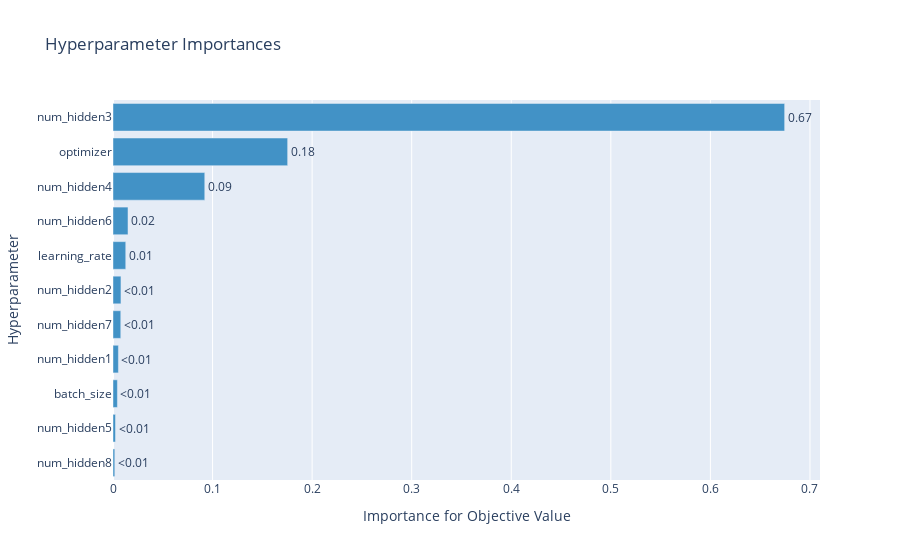
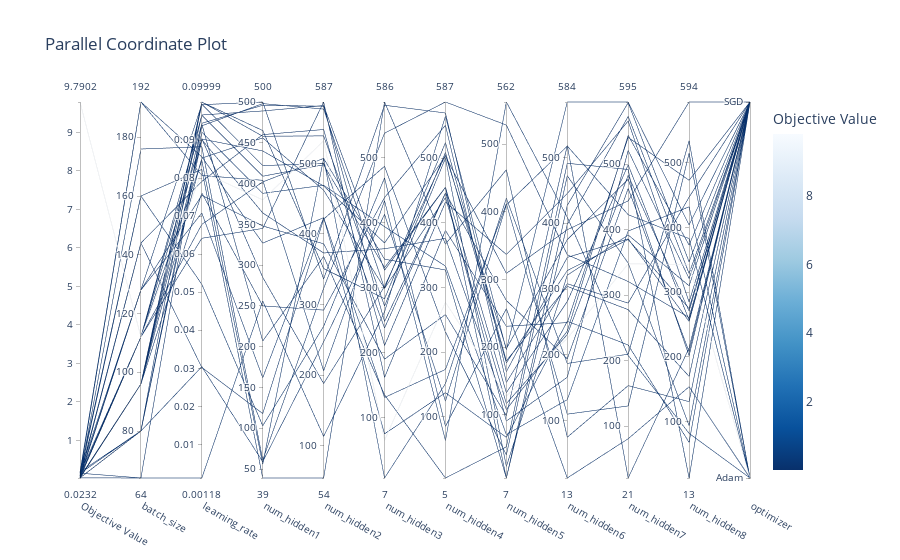
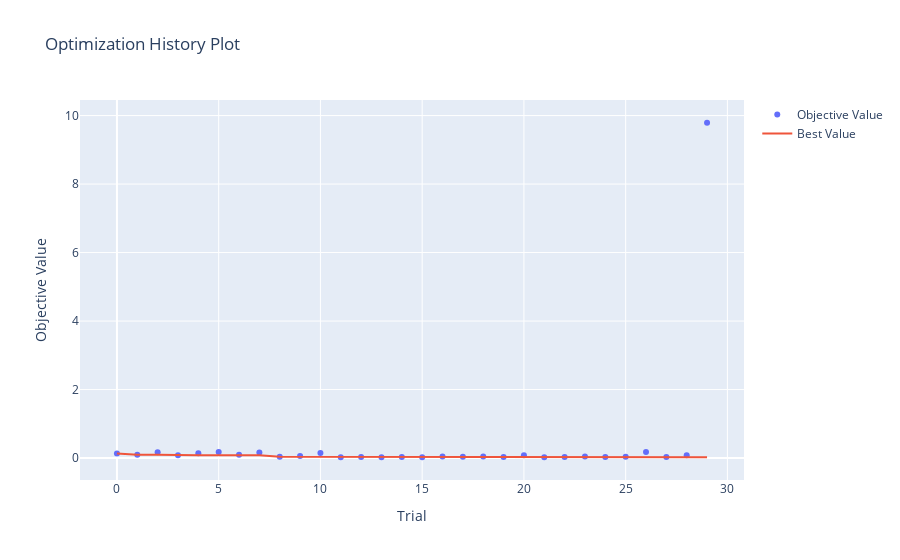

Notebook source saved alongside these figures, in order:
### Code cell
display(optuna.visualization.plot_param_importances(study))
display(optuna.visualization.plot_parallel_coordinate(study))
display(optuna.visualization.plot_optimization_history(study))

### Figure 1 — Plotly figure (JSON) as saved in the notebook; plotly's stock layout.template omitted (floating-point values rounded to 4 significant figures)
{"data": [{"cliponaxis": false, "hovertemplate": ["num_hidden8 (IntDistribution): 0.001808009397422145<extra></extra>", "num_hidden5 (IntDistribution): 0.0025074461844623724<extra></extra>", "batch_size (IntDistribution): 0.004431068668526002<extra></extra>", "num_hidden1 (IntDistribution): 0.005425380350781547<extra></extra>", "num_hidden7 (IntDistribution): 0.007804032798752233<extra></extra>", "num_hidden2 (IntDistribution): 0.007994581816413143<extra></extra>", "learning_rate (FloatDistribution): 0.012801026664333191<extra></extra>", "num_hidden6 (IntDistribution): 0.015059117299390816<extra></extra>", "num_hidden4 (IntDistribution): 0.09217242166494222<extra></extra>", "optimizer (CategoricalDistribution): 0.17541971492862543<extra></extra>", "num_hidden3 (IntDistribution): 0.674577200226351<extra></extra>"], "marker": {"color": "rgb(66,146,198)"}, "orientation": "h", "text": ["<0.01", "<0.01", "<0.01", "<0.01", "<0.01", "<0.01", "0.01", "0.02", "0.09", "0.18", "0.67"], "textposition": "outside", "type": "bar", "x": [0.001808, 0.002507, 0.004431, 0.005425, 0.007804, 0.007995, 0.0128, 0.01506, 0.09217, 0.1754, 0.6746], "y": ["num_hidden8", "num_hidden5", "batch_size", "num_hidden1", "num_hidden7", "num_hidden2", "learning_rate", "num_hidden6", "num_hidden4", "optimizer", "num_hidden3"]}], "layout": {"showlegend": false, "title": {"text": "Hyperparameter Importances"}, "xaxis": {"title": {"text": "Importance for Objective Value"}}, "yaxis": {"title": {"text": "Hyperparameter"}}}}

### Figure 2 — Plotly figure (JSON) as saved in the notebook; plotly's stock layout.template omitted (floating-point values rounded to 4 significant figures)
{"data": [{"dimensions": [{"label": "Objective Value", "range": [0.02316, 9.79], "values": [0.1361, 0.09879, 0.1681, 0.07968, 0.1427, 0.1746, 0.09976, 0.1594, 0.03674, 0.06292, 0.1485, 0.02626, 0.03358, 0.02463, 0.02827, 0.02616, 0.04502, 0.03808, 0.04324, 0.02715, 0.08435, 0.02316, 0.02735, 0.04456, 0.03282, 0.03964, 0.1784, 0.0292, 0.08326, 9.79]}, {"label": "batch_size", "range": [64, 192], "values": [112, 144, 128, 160, 80, 192, 192, 160, 96, 176, 64, 96, 96, 96, 64, 112, 112, 128, 112, 80, 128, 96, 80, 96, 112, 144, 80, 96, 112, 112]}, {"label": "learning_rate", "range": [0.001175, 0.09999], "values": [0.08464, 0.03023, 0.07079, 0.08227, 0.03043, 0.08069, 0.08559, 0.05208, 0.0761, 0.08823, 0.001175, 0.09929, 0.09658, 0.09375, 0.0944, 0.09651, 0.06782, 0.09941, 0.06418, 0.09026, 0.07546, 0.09995, 0.09999, 0.0901, 0.09036, 0.07911, 0.09207, 0.08525, 0.09417, 0.08165]}, {"label": "num_hidden1", "range": [39, 500], "values": [56, 118, 162, 39, 59, 404, 327, 103, 250, 61, 256, 500, 489, 498, 496, 409, 402, 422, 345, 440, 348, 465, 458, 364, 285, 460, 388, 456, 207, 380]}, {"label": "num_hidden2", "range": [54, 587], "values": [507, 421, 423, 54, 247, 206, 423, 269, 292, 323, 113, 336, 582, 577, 581, 498, 507, 500, 587, 468, 386, 351, 539, 373, 188, 548, 469, 462, 368, 532]}, {"label": "num_hidden3", "range": [7, 586], "values": [7, 487, 131, 586, 413, 434, 75, 469, 439, 538, 263, 581, 327, 299, 248, 331, 344, 238, 162, 369, 190, 283, 272, 360, 302, 211, 394, 299, 135, 65]}, {"label": "num_hidden4", "range": [5, 587], "values": [151, 231, 173, 367, 124, 63, 137, 85, 551, 587, 565, 570, 455, 439, 446, 455, 327, 446, 388, 503, 258, 509, 500, 376, 505, 432, 333, 524, 5, 277]}, {"label": "num_hidden5", "range": [7, 562], "values": [420, 41, 412, 462, 410, 562, 67, 257, 148, 528, 196, 164, 133, 117, 269, 7, 7, 91, 231, 309, 99, 177, 24, 108, 198, 337, 71, 180, 53, 128]}, {"label": "num_hidden6", "range": [13, 584], "values": [187, 472, 110, 75, 517, 409, 251, 13, 308, 352, 584, 348, 281, 231, 194, 398, 427, 166, 249, 390, 518, 328, 321, 236, 375, 445, 132, 304, 491, 225]}, {"label": "num_hidden7", "range": [21, 595], "values": [210, 349, 131, 162, 423, 208, 224, 81, 288, 321, 595, 386, 499, 483, 463, 573, 594, 521, 541, 444, 21, 385, 392, 544, 477, 566, 398, 278, 492, 348]}, {"label": "num_hidden8", "range": [13, 594], "values": [534, 94, 515, 131, 383, 82, 68, 154, 447, 261, 404, 255, 257, 271, 208, 329, 347, 321, 473, 594, 214, 275, 310, 373, 202, 285, 432, 170, 13, 343]}, {"label": "optimizer", "range": [0, 1], "ticktext": ["Adam", "SGD"], "tickvals": [0, 1], "values": [0, 1, 0, 1, 0, 0, 1, 0, 1, 1, 1, 1, 1, 1, 1, 1, 1, 1, 1, 1, 1, 1, 1, 1, 1, 1, 0, 1, 1, 0]}], "labelangle": 30, "labelside": "bottom", "line": {"color": [0.1361, 0.09879, 0.1681, 0.07968, 0.1427, 0.1746, 0.09976, 0.1594, 0.03674, 0.06292, 0.1485, 0.02626, 0.03358, 0.02463, 0.02827, 0.02616, 0.04502, 0.03808, 0.04324, 0.02715, 0.08435, 0.02316, 0.02735, 0.04456, 0.03282, 0.03964, 0.1784, 0.0292, 0.08326, 9.79], "colorbar": {"title": {"text": "Objective Value"}}, "colorscale": [[0, "rgb(247,251,255)"], [0.125, "rgb(222,235,247)"], [0.25, "rgb(198,219,239)"], [0.375, "rgb(158,202,225)"], [0.5, "rgb(107,174,214)"], [0.625, "rgb(66,146,198)"], [0.75, "rgb(33,113,181)"], [0.875, "rgb(8,81,156)"], [1, "rgb(8,48,107)"]], "reversescale": true, "showscale": true}, "type": "parcoords"}], "layout": {"title": {"text": "Parallel Coordinate Plot"}}}

### Figure 3 — Plotly figure (JSON) as saved in the notebook; plotly's stock layout.template omitted (floating-point values rounded to 4 significant figures)
{"data": [{"mode": "markers", "name": "Objective Value", "type": "scatter", "x": [0, 1, 2, 3, 4, 5, 6, 7, 8, 9, 10, 11, 12, 13, 14, 15, 16, 17, 18, 19, 20, 21, 22, 23, 24, 25, 26, 27, 28, 29], "y": [0.1361, 0.09879, 0.1681, 0.07968, 0.1427, 0.1746, 0.09976, 0.1594, 0.03674, 0.06292, 0.1485, 0.02626, 0.03358, 0.02463, 0.02827, 0.02616, 0.04502, 0.03808, 0.04324, 0.02715, 0.08435, 0.02316, 0.02735, 0.04456, 0.03282, 0.03964, 0.1784, 0.0292, 0.08326, 9.79]}, {"name": "Best Value", "type": "scatter", "x": [0, 1, 2, 3, 4, 5, 6, 7, 8, 9, 10, 11, 12, 13, 14, 15, 16, 17, 18, 19, 20, 21, 22, 23, 24, 25, 26, 27, 28, 29], "y": [0.1361, 0.09879, 0.09879, 0.07968, 0.07968, 0.07968, 0.07968, 0.07968, 0.03674, 0.03674, 0.03674, 0.02626, 0.02626, 0.02463, 0.02463, 0.02463, 0.02463, 0.02463, 0.02463, 0.02463, 0.02463, 0.02316, 0.02316, 0.02316, 0.02316, 0.02316, 0.02316, 0.02316, 0.02316, 0.02316]}], "layout": {"title": {"text": "Optimization History Plot"}, "xaxis": {"title": {"text": "Trial"}}, "yaxis": {"title": {"text": "Objective Value"}}}}
